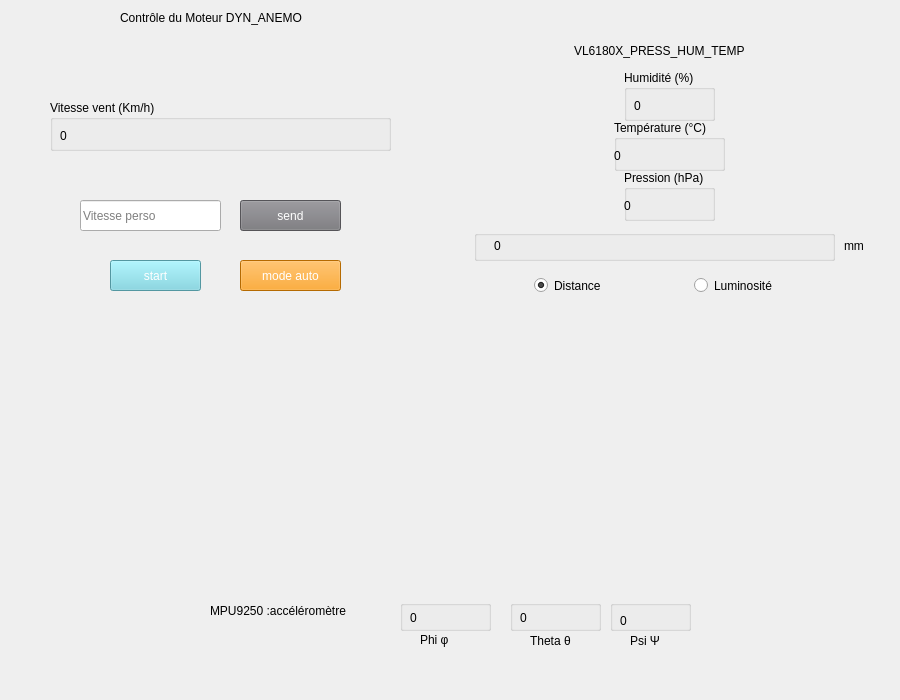
<?xml version="1.0" encoding="UTF-8"?>
<ui version="4.0">
 <class>MainWindow</class>
 <widget class="QMainWindow" name="MainWindow">
  <property name="geometry">
   <rect>
    <x>0</x>
    <y>0</y>
    <width>900</width>
    <height>700</height>
   </rect>
  </property>
  <property name="sizePolicy">
   <sizepolicy hsizetype="Ignored" vsizetype="Ignored">
    <horstretch>0</horstretch>
    <verstretch>0</verstretch>
   </sizepolicy>
  </property>
  <property name="maximumSize">
   <size>
    <width>900</width>
    <height>700</height>
   </size>
  </property>
  <property name="windowTitle">
   <string>IHM Bus CAN</string>
  </property>
  <property name="styleSheet">
   <string notr="true">background-color : #FFFFF;</string>
  </property>
  <widget class="QWidget" name="centralwidget">
   <property name="sizePolicy">
    <sizepolicy hsizetype="Expanding" vsizetype="Expanding">
     <horstretch>0</horstretch>
     <verstretch>0</verstretch>
    </sizepolicy>
   </property>
   <property name="maximumSize">
    <size>
     <width>900</width>
     <height>700</height>
    </size>
   </property>
   <widget class="QWidget" name="gridLayoutWidget">
    <property name="geometry">
     <rect>
      <x>0</x>
      <y>10</y>
      <width>901</width>
      <height>581</height>
     </rect>
    </property>
    <layout class="QGridLayout" name="gridLayout" rowstretch="1,0,0">
     <property name="sizeConstraint">
      <enum>QLayout::SetDefaultConstraint</enum>
     </property>
     <property name="leftMargin">
      <number>10</number>
     </property>
     <property name="rightMargin">
      <number>10</number>
     </property>
     <item row="2" column="0">
      <widget class="QWidget" name="widget" native="true"/>
     </item>
     <item row="0" column="0">
      <widget class="QWidget" name="MotorBox" native="true">
       <widget class="QWidget" name="DistanceBrightnessBox" native="true">
        <property name="geometry">
         <rect>
          <x>-10</x>
          <y>-10</y>
          <width>441</width>
          <height>591</height>
         </rect>
        </property>
        <widget class="QLabel" name="label">
         <property name="geometry">
          <rect>
           <x>10</x>
           <y>10</y>
           <width>211</width>
           <height>31</height>
          </rect>
         </property>
         <property name="font">
          <font>
           <family>Noto Sans</family>
           <pointsize>16</pointsize>
           <weight>9</weight>
           <italic>true</italic>
           <bold>false</bold>
           <underline>true</underline>
          </font>
         </property>
         <property name="styleSheet">
          <string notr="true">font: 75 italic 16pt &quot;Noto Sans&quot;; 
text-decoration: underline;
color: rgb(128, 128, 168);</string>
         </property>
         <property name="text">
          <string/>
         </property>
        </widget>
        <widget class="QPushButton" name="OnOffButton">
         <property name="geometry">
          <rect>
           <x>110</x>
           <y>260</y>
           <width>91</width>
           <height>31</height>
          </rect>
         </property>
         <property name="cursor">
          <cursorShape>PointingHandCursor</cursorShape>
         </property>
         <property name="styleSheet">
          <string notr="true">background-color: #74D4E2;
color: rgb(255, 255, 255);</string>
         </property>
         <property name="text">
          <string>start</string>
         </property>
        </widget>
        <widget class="QPushButton" name="autoToggleButton">
         <property name="geometry">
          <rect>
           <x>240</x>
           <y>260</y>
           <width>101</width>
           <height>31</height>
          </rect>
         </property>
         <property name="cursor">
          <cursorShape>PointingHandCursor</cursorShape>
         </property>
         <property name="styleSheet">
          <string notr="true">background-color: #FD9501;
color: rgb(255, 255, 255);</string>
         </property>
         <property name="text">
          <string>mode auto</string>
         </property>
        </widget>
        <widget class="QLineEdit" name="MotorSpeed">
         <property name="geometry">
          <rect>
           <x>80</x>
           <y>200</y>
           <width>141</width>
           <height>31</height>
          </rect>
         </property>
         <property name="placeholderText">
          <string>Vitesse perso</string>
         </property>
        </widget>
        <widget class="QWidget" name="SensorValues" native="true">
         <property name="geometry">
          <rect>
           <x>10</x>
           <y>-20</y>
           <width>431</width>
           <height>201</height>
          </rect>
         </property>
         <widget class="QGroupBox" name="windSpeedvalue">
          <property name="geometry">
           <rect>
            <x>40</x>
            <y>120</y>
            <width>341</width>
            <height>51</height>
           </rect>
          </property>
          <property name="styleSheet">
           <string notr="true"/>
          </property>
          <property name="title">
           <string>Vitesse vent (Km/h)</string>
          </property>
          <property name="flat">
           <bool>false</bool>
          </property>
          <widget class="QLabel" name="windSpeedLabel">
           <property name="geometry">
            <rect>
             <x>10</x>
             <y>20</y>
             <width>63</width>
             <height>31</height>
            </rect>
           </property>
           <property name="text">
            <string>0</string>
           </property>
          </widget>
         </widget>
         <widget class="QLabel" name="label_16">
          <property name="geometry">
           <rect>
            <x>110</x>
            <y>30</y>
            <width>221</width>
            <height>16</height>
           </rect>
          </property>
          <property name="text">
           <string>Contrôle du Moteur DYN_ANEMO</string>
          </property>
         </widget>
        </widget>
        <widget class="QPushButton" name="setSpeed">
         <property name="geometry">
          <rect>
           <x>240</x>
           <y>200</y>
           <width>101</width>
           <height>31</height>
          </rect>
         </property>
         <property name="cursor">
          <cursorShape>PointingHandCursor</cursorShape>
         </property>
         <property name="styleSheet">
          <string notr="true">background-color: rgb(119, 118, 123);
color: rgb(255, 255, 255);</string>
         </property>
         <property name="text">
          <string>send</string>
         </property>
        </widget>
       </widget>
      </widget>
     </item>
     <item row="0" column="1">
      <widget class="QWidget" name="threeDbox" native="true">
       <property name="maximumSize">
        <size>
         <width>900</width>
         <height>300</height>
        </size>
       </property>
       <property name="focusPolicy">
        <enum>Qt::WheelFocus</enum>
       </property>
       <widget class="QRadioButton" name="BrightnessRadio">
        <property name="geometry">
         <rect>
          <x>240</x>
          <y>260</y>
          <width>112</width>
          <height>31</height>
         </rect>
        </property>
        <property name="styleSheet">
         <string notr="true">color: rgb(0, 0, 0);</string>
        </property>
        <property name="text">
         <string>Luminosité</string>
        </property>
       </widget>
       <widget class="QLabel" name="uniteLabel">
        <property name="geometry">
         <rect>
          <x>390</x>
          <y>220</y>
          <width>41</width>
          <height>31</height>
         </rect>
        </property>
        <property name="text">
         <string>mm</string>
        </property>
       </widget>
       <widget class="QGroupBox" name="groupBox">
        <property name="geometry">
         <rect>
          <x>20</x>
          <y>220</y>
          <width>361</width>
          <height>31</height>
         </rect>
        </property>
        <property name="title">
         <string/>
        </property>
        <widget class="QLabel" name="DistanceBrightnessValue">
         <property name="geometry">
          <rect>
           <x>20</x>
           <y>-10</y>
           <width>311</width>
           <height>51</height>
          </rect>
         </property>
         <property name="styleSheet">
          <string notr="true"/>
         </property>
         <property name="text">
          <string>0</string>
         </property>
         <property name="title" stdset="0">
          <string>Mode Capteur</string>
         </property>
        </widget>
       </widget>
       <widget class="QRadioButton" name="DistanceRadio">
        <property name="geometry">
         <rect>
          <x>80</x>
          <y>260</y>
          <width>112</width>
          <height>31</height>
         </rect>
        </property>
        <property name="styleSheet">
         <string notr="true">color: rgb(0, 0, 0);</string>
        </property>
        <property name="text">
         <string>Distance</string>
        </property>
        <property name="checked">
         <bool>true</bool>
        </property>
       </widget>
       <widget class="QLabel" name="label_2">
        <property name="geometry">
         <rect>
          <x>120</x>
          <y>30</y>
          <width>191</width>
          <height>21</height>
         </rect>
        </property>
        <property name="text">
         <string>VL6180X_PRESS_HUM_TEMP</string>
        </property>
       </widget>
       <widget class="QGroupBox" name="HumidityValue">
        <property name="geometry">
         <rect>
          <x>170</x>
          <y>60</y>
          <width>91</width>
          <height>51</height>
         </rect>
        </property>
        <property name="title">
         <string>Humidité (%)</string>
        </property>
        <widget class="QLabel" name="HumidityLabel">
         <property name="geometry">
          <rect>
           <x>10</x>
           <y>20</y>
           <width>63</width>
           <height>31</height>
          </rect>
         </property>
         <property name="text">
          <string>0</string>
         </property>
        </widget>
       </widget>
       <widget class="QGroupBox" name="TemperatureValue">
        <property name="geometry">
         <rect>
          <x>160</x>
          <y>110</y>
          <width>111</width>
          <height>51</height>
         </rect>
        </property>
        <property name="title">
         <string>Température (°C)</string>
        </property>
        <widget class="QLabel" name="temperaturelabel">
         <property name="geometry">
          <rect>
           <x>0</x>
           <y>20</y>
           <width>63</width>
           <height>31</height>
          </rect>
         </property>
         <property name="text">
          <string>0</string>
         </property>
        </widget>
       </widget>
       <widget class="QGroupBox" name="PressureValue">
        <property name="geometry">
         <rect>
          <x>170</x>
          <y>160</y>
          <width>91</width>
          <height>51</height>
         </rect>
        </property>
        <property name="title">
         <string>Pression (hPa)</string>
        </property>
        <widget class="QLabel" name="PressureLabel">
         <property name="geometry">
          <rect>
           <x>0</x>
           <y>20</y>
           <width>63</width>
           <height>31</height>
          </rect>
         </property>
         <property name="text">
          <string>0</string>
         </property>
        </widget>
       </widget>
      </widget>
     </item>
    </layout>
   </widget>
   <widget class="QGroupBox" name="phiValue">
    <property name="geometry">
     <rect>
      <x>400</x>
      <y>600</y>
      <width>91</width>
      <height>31</height>
     </rect>
    </property>
    <property name="title">
     <string/>
    </property>
    <widget class="QLabel" name="phiLabel">
     <property name="geometry">
      <rect>
       <x>10</x>
       <y>10</y>
       <width>71</width>
       <height>16</height>
      </rect>
     </property>
     <property name="text">
      <string>0</string>
     </property>
    </widget>
   </widget>
   <widget class="QGroupBox" name="ThetaValue">
    <property name="geometry">
     <rect>
      <x>510</x>
      <y>600</y>
      <width>91</width>
      <height>31</height>
     </rect>
    </property>
    <property name="title">
     <string/>
    </property>
    <widget class="QLabel" name="ThetaLabel">
     <property name="geometry">
      <rect>
       <x>10</x>
       <y>10</y>
       <width>71</width>
       <height>16</height>
      </rect>
     </property>
     <property name="text">
      <string>0</string>
     </property>
    </widget>
   </widget>
   <widget class="QGroupBox" name="PsiValue">
    <property name="geometry">
     <rect>
      <x>610</x>
      <y>600</y>
      <width>81</width>
      <height>31</height>
     </rect>
    </property>
    <property name="title">
     <string/>
    </property>
    <widget class="QLabel" name="PsiLabel">
     <property name="geometry">
      <rect>
       <x>10</x>
       <y>10</y>
       <width>41</width>
       <height>21</height>
      </rect>
     </property>
     <property name="text">
      <string>0</string>
     </property>
    </widget>
   </widget>
   <widget class="QLabel" name="label_3">
    <property name="geometry">
     <rect>
      <x>420</x>
      <y>630</y>
      <width>41</width>
      <height>20</height>
     </rect>
    </property>
    <property name="text">
     <string>Phi φ</string>
    </property>
   </widget>
   <widget class="QLabel" name="label_4">
    <property name="geometry">
     <rect>
      <x>530</x>
      <y>620</y>
      <width>61</width>
      <height>41</height>
     </rect>
    </property>
    <property name="text">
     <string>Theta θ</string>
    </property>
   </widget>
   <widget class="QLabel" name="label_5">
    <property name="geometry">
     <rect>
      <x>630</x>
      <y>630</y>
      <width>51</width>
      <height>21</height>
     </rect>
    </property>
    <property name="text">
     <string>Psi Ψ</string>
    </property>
   </widget>
   <widget class="QLabel" name="label_6">
    <property name="geometry">
     <rect>
      <x>210</x>
      <y>600</y>
      <width>181</width>
      <height>21</height>
     </rect>
    </property>
    <property name="text">
     <string>MPU9250 :accéléromètre</string>
    </property>
   </widget>
  </widget>
  <widget class="QMenuBar" name="menubar">
   <property name="geometry">
    <rect>
     <x>0</x>
     <y>0</y>
     <width>900</width>
     <height>22</height>
    </rect>
   </property>
  </widget>
 </widget>
 <resources/>
 <connections/>
</ui>
